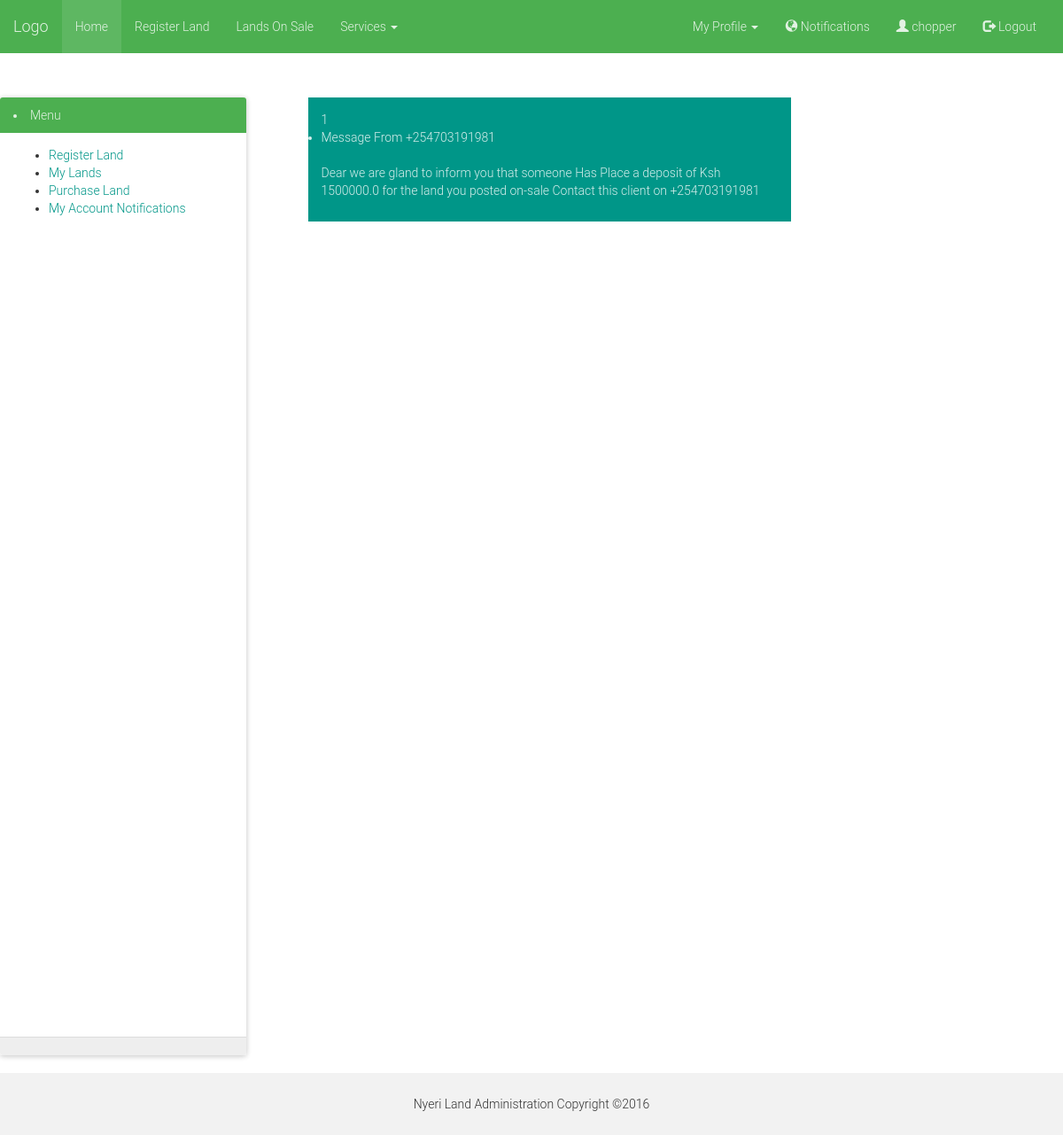
The page /notifications/ (signed in) on the database as committed earlier.
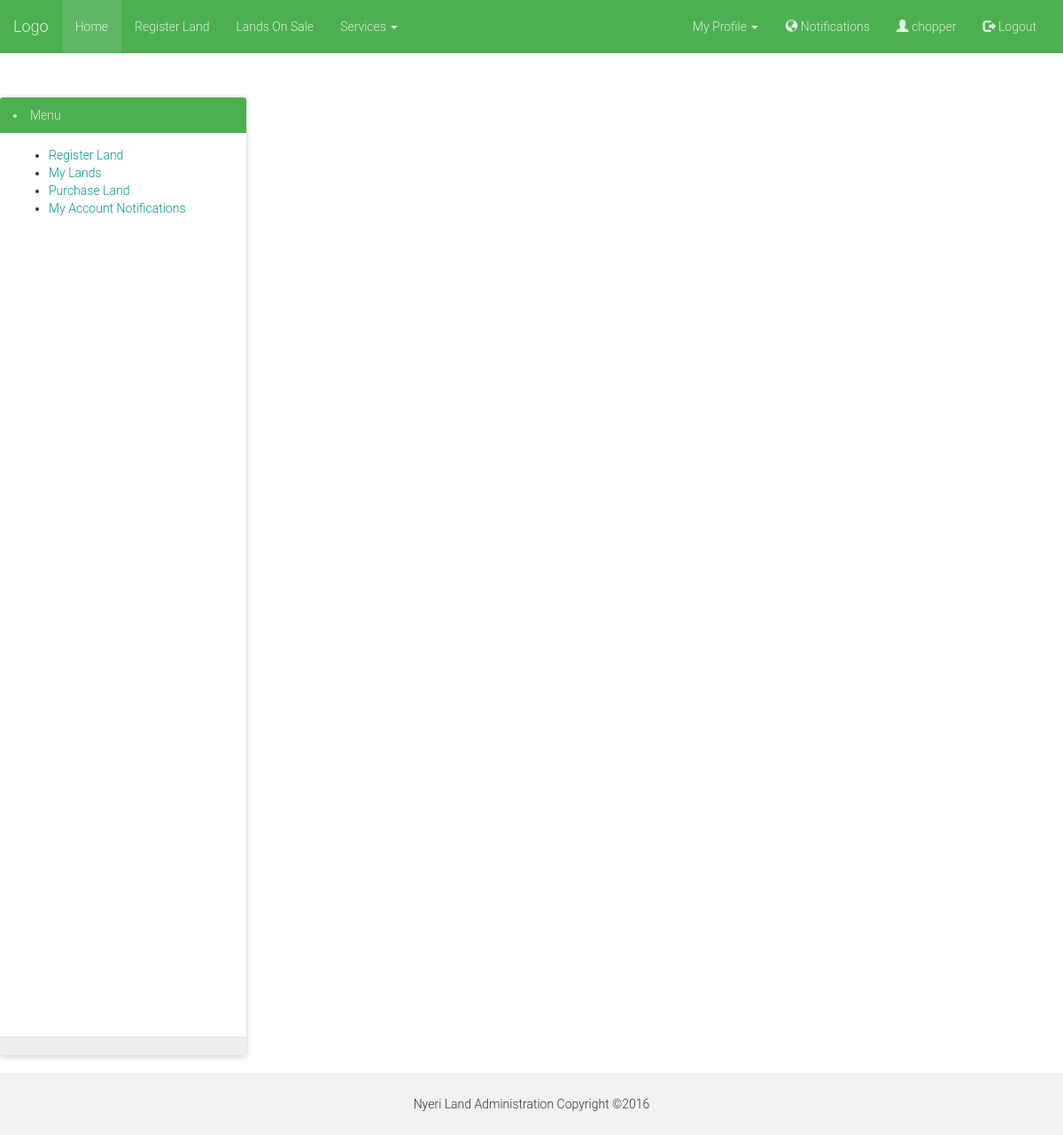
The same page on the database as committed later.
### land/models.py (models this page shows, shortened)
class Notification(models.Model):
    sender = models.CharField(max_length=13)
    land_id = models.ForeignKey(Land, on_delete=models.DO_NOTHING)
    sent_to = models.CharField(max_length=13, default='')
    text = models.TextField(max_length=200)
    is_read = models.BooleanField(default=False)
    responded = models.BooleanField(default=False)
    date_sent = models.DateTimeField(auto_now_add=True)
    class Meta:
        verbose_name_plural = 'Notifications'

### land/views.py (the view)
# urls.py: url(r'^notifications/$', views.get_notification, name='notification'),
@login_required(login_url='/login/')
def get_notification(request):
    username = request.user
    user = get_object_or_404(User, username=username)
    profile = get_object_or_404(LandUserProfile, user=user)
    receiver = profile.phone_number
    notification = Notification.objects.filter(sent_to=receiver, is_read=False)
    all_notf = Notification.objects.filter(sent_to=receiver, )
    return render(request, 'land/notification.html',
                  {
                      'notification': notification,
                      'all': all_notf,
                  })

### landsys/templates/land/notification.html (shortened to what this page needs)
{% extends 'base.html' %}
{% block content %}
  <ul>
 {% for n in all %}
     <div class="alert alert-primary" role="alert">
     {{ forloop.counter }}
     <li>Message From {{ n.sender }}
         <br><br>
     <p>{{ n.text }}</p>
     </li>
     </div>
 {% endfor %}
 </ul>
{% endblock %}

Rows that differ between the two databases and show on the page:
removed Notification: sender "+254703191981", text "Dear we are gland to inform you that someone Has Place a deposit of Ksh 1500000.0 for the land you posted on-sale Contact this client on +254703191981"
